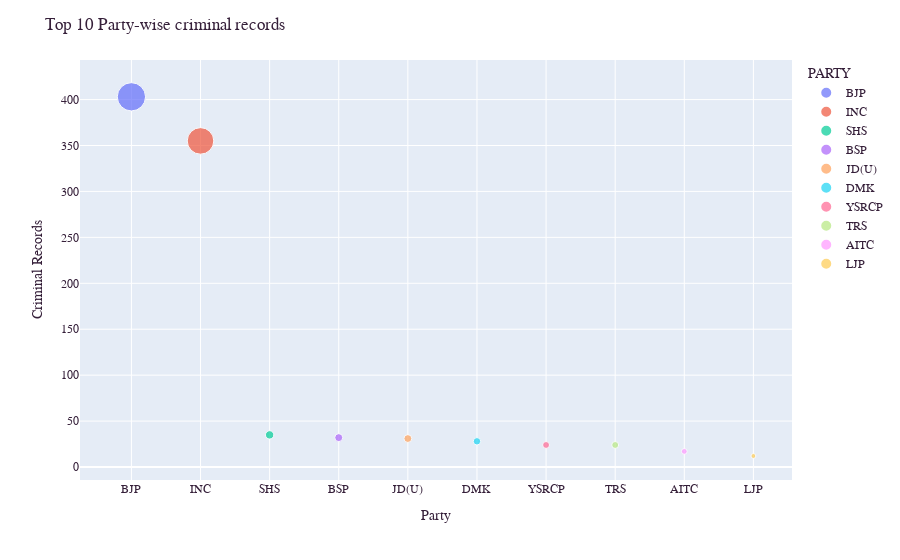

The code cell stored with this chart in its notebook:
### Markdown cell above
### 6.6 Top ten party-wise criminal records

### Code cell
# Create a dataframe of criminal records
criminal_df = pd.DataFrame(data=df_NOTA[df_NOTA['WINNER'] == 1].groupby('PARTY')['CRIMINALCASES'].sum())
criminal_df.sort_values(by='CRIMINALCASES', ascending=False, inplace=True)
criminal_df.reset_index(level=0, inplace=True)
criminal_df

# Visualize the criminal records
criminal_fig = px.scatter(criminal_df[:10], 
                 x='PARTY', 
                 y='CRIMINALCASES', 
                 size='CRIMINALCASES',
                 color='PARTY',
                 hover_data=['CRIMINALCASES'])

criminal_fig.update_layout(title_text='Top 10 Party-wise criminal records',
                         font_family="Courier New",
                         font_color="#351f39",
                         title_font_family="Courier New",
                         title_font_color="#351f39",
                         xaxis_title="Party",
                         yaxis_title="Criminal Records")

criminal_fig.show()

### Figure 1 — Plotly figure (JSON) as saved in the notebook; plotly's stock layout.template omitted (floating-point values rounded to 4 significant figures)
{"data": [{"customdata": [[403]], "hovertemplate": "PARTY=%{x}<br>CRIMINALCASES=%{customdata[0]}<extra></extra>", "legendgroup": "BJP", "marker": {"color": "#636efa", "size": [403], "sizemode": "area", "sizeref": 1.008, "symbol": "circle"}, "mode": "markers", "name": "BJP", "orientation": "v", "showlegend": true, "type": "scatter", "x": ["BJP"], "xaxis": "x", "y": [403], "yaxis": "y"}, {"customdata": [[355]], "hovertemplate": "PARTY=%{x}<br>CRIMINALCASES=%{customdata[0]}<extra></extra>", "legendgroup": "INC", "marker": {"color": "#EF553B", "size": [355], "sizemode": "area", "sizeref": 1.008, "symbol": "circle"}, "mode": "markers", "name": "INC", "orientation": "v", "showlegend": true, "type": "scatter", "x": ["INC"], "xaxis": "x", "y": [355], "yaxis": "y"}, {"customdata": [[35]], "hovertemplate": "PARTY=%{x}<br>CRIMINALCASES=%{customdata[0]}<extra></extra>", "legendgroup": "SHS", "marker": {"color": "#00cc96", "size": [35], "sizemode": "area", "sizeref": 1.008, "symbol": "circle"}, "mode": "markers", "name": "SHS", "orientation": "v", "showlegend": true, "type": "scatter", "x": ["SHS"], "xaxis": "x", "y": [35], "yaxis": "y"}, {"customdata": [[32]], "hovertemplate": "PARTY=%{x}<br>CRIMINALCASES=%{customdata[0]}<extra></extra>", "legendgroup": "BSP", "marker": {"color": "#ab63fa", "size": [32], "sizemode": "area", "sizeref": 1.008, "symbol": "circle"}, "mode": "markers", "name": "BSP", "orientation": "v", "showlegend": true, "type": "scatter", "x": ["BSP"], "xaxis": "x", "y": [32], "yaxis": "y"}, {"customdata": [[31]], "hovertemplate": "PARTY=%{x}<br>CRIMINALCASES=%{customdata[0]}<extra></extra>", "legendgroup": "JD(U)", "marker": {"color": "#FFA15A", "size": [31], "sizemode": "area", "sizeref": 1.008, "symbol": "circle"}, "mode": "markers", "name": "JD(U)", "orientation": "v", "showlegend": true, "type": "scatter", "x": ["JD(U)"], "xaxis": "x", "y": [31], "yaxis": "y"}, {"customdata": [[28]], "hovertemplate": "PARTY=%{x}<br>CRIMINALCASES=%{customdata[0]}<extra></extra>", "legendgroup": "DMK", "marker": {"color": "#19d3f3", "size": [28], "sizemode": "area", "sizeref": 1.008, "symbol": "circle"}, "mode": "markers", "name": "DMK", "orientation": "v", "showlegend": true, "type": "scatter", "x": ["DMK"], "xaxis": "x", "y": [28], "yaxis": "y"}, {"customdata": [[24]], "hovertemplate": "PARTY=%{x}<br>CRIMINALCASES=%{customdata[0]}<extra></extra>", "legendgroup": "YSRCP", "marker": {"color": "#FF6692", "size": [24], "sizemode": "area", "sizeref": 1.008, "symbol": "circle"}, "mode": "markers", "name": "YSRCP", "orientation": "v", "showlegend": true, "type": "scatter", "x": ["YSRCP"], "xaxis": "x", "y": [24], "yaxis": "y"}, {"customdata": [[24]], "hovertemplate": "PARTY=%{x}<br>CRIMINALCASES=%{customdata[0]}<extra></extra>", "legendgroup": "TRS", "marker": {"color": "#B6E880", "size": [24], "sizemode": "area", "sizeref": 1.008, "symbol": "circle"}, "mode": "markers", "name": "TRS", "orientation": "v", "showlegend": true, "type": "scatter", "x": ["TRS"], "xaxis": "x", "y": [24], "yaxis": "y"}, {"customdata": [[17]], "hovertemplate": "PARTY=%{x}<br>CRIMINALCASES=%{customdata[0]}<extra></extra>", "legendgroup": "AITC", "marker": {"color": "#FF97FF", "size": [17], "sizemode": "area", "sizeref": 1.008, "symbol": "circle"}, "mode": "markers", "name": "AITC", "orientation": "v", "showlegend": true, "type": "scatter", "x": ["AITC"], "xaxis": "x", "y": [17], "yaxis": "y"}, {"customdata": [[12]], "hovertemplate": "PARTY=%{x}<br>CRIMINALCASES=%{customdata[0]}<extra></extra>", "legendgroup": "LJP", "marker": {"color": "#FECB52", "size": [12], "sizemode": "area", "sizeref": 1.008, "symbol": "circle"}, "mode": "markers", "name": "LJP", "orientation": "v", "showlegend": true, "type": "scatter", "x": ["LJP"], "xaxis": "x", "y": [12], "yaxis": "y"}], "layout": {"font": {"color": "#351f39", "family": "Courier New"}, "legend": {"itemsizing": "constant", "title": {"text": "PARTY"}, "tracegroupgap": 0}, "margin": {"t": 60}, "title": {"font": {"color": "#351f39", "family": "Courier New"}, "text": "Top 10 Party-wise criminal records"}, "xaxis": {"anchor": "y", "categoryarray": ["BJP", "INC", "SHS", "BSP", "JD(U)", "DMK", "YSRCP", "TRS", "AITC", "LJP"], "categoryorder": "array", "domain": [0, 1], "title": {"text": "Party"}}, "yaxis": {"anchor": "x", "domain": [0, 1], "title": {"text": "Criminal Records"}}}}
